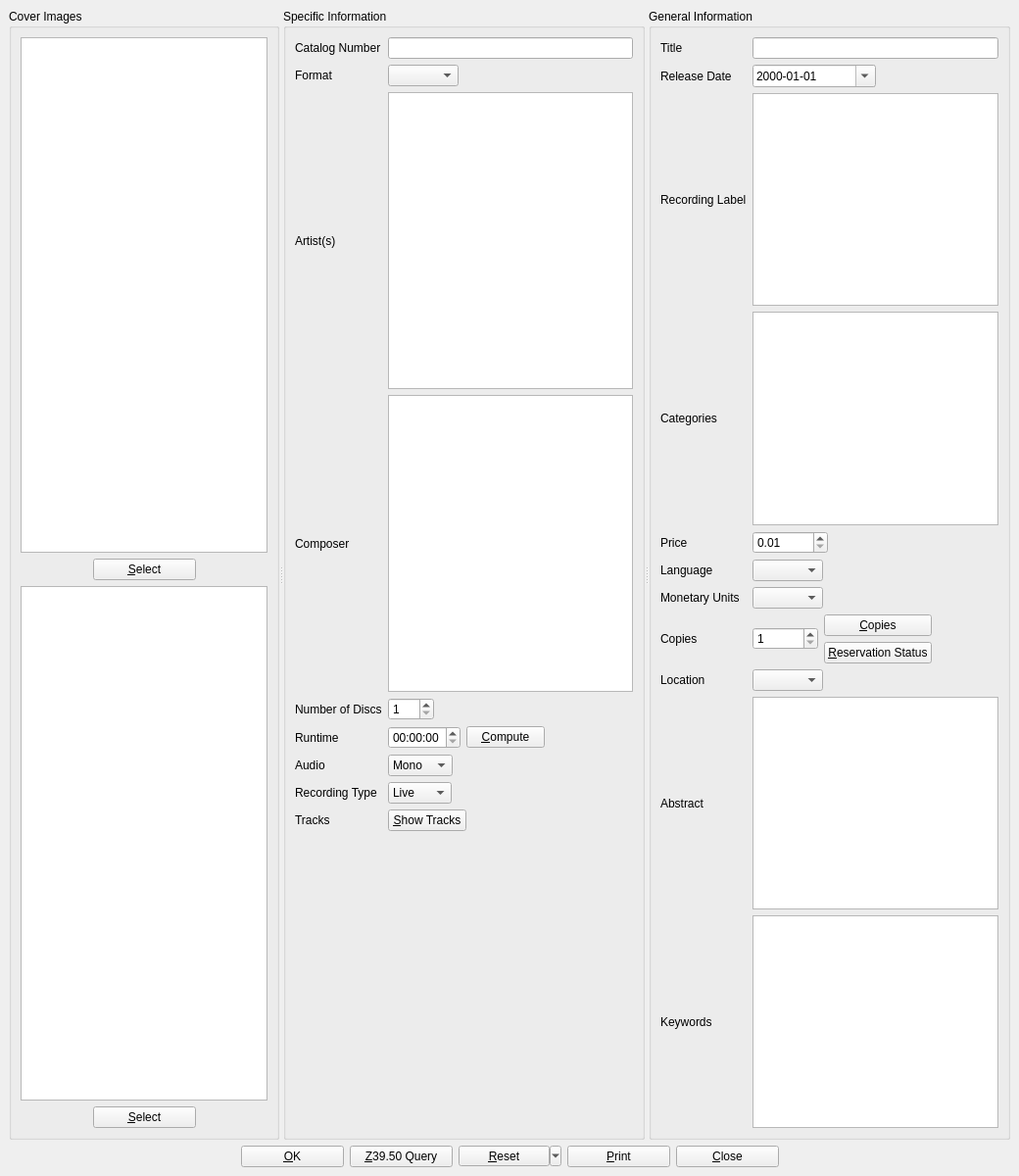
<?xml version="1.0" encoding="UTF-8"?>
<ui version="4.0">
 <class>cdDialog</class>
 <widget class="QMainWindow" name="cdDialog">
  <property name="geometry">
   <rect>
    <x>0</x>
    <y>0</y>
    <width>1040</width>
    <height>1200</height>
   </rect>
  </property>
  <property name="windowTitle">
   <string>BiblioteQ</string>
  </property>
  <property name="windowIcon">
   <iconset resource="../Icons/icons.qrc">
    <normaloff>:/book.png</normaloff>:/book.png</iconset>
  </property>
  <widget class="QWidget" name="centralwidget">
   <layout class="QVBoxLayout">
    <item>
     <widget class="QScrollArea" name="scrollArea">
      <property name="frameShape">
       <enum>QFrame::NoFrame</enum>
      </property>
      <property name="widgetResizable">
       <bool>true</bool>
      </property>
      <widget class="QWidget" name="scrollAreaWidgetContents">
       <property name="geometry">
        <rect>
         <x>0</x>
         <y>0</y>
         <width>1022</width>
         <height>1140</height>
        </rect>
       </property>
       <layout class="QVBoxLayout" name="verticalLayout">
        <property name="spacing">
         <number>0</number>
        </property>
        <property name="margin">
         <number>0</number>
        </property>
        <item>
         <widget class="QSplitter" name="splitter">
          <property name="orientation">
           <enum>Qt::Horizontal</enum>
          </property>
          <widget class="QGroupBox" name="coverImages">
           <property name="title">
            <string>Cover Images</string>
           </property>
           <layout class="QVBoxLayout">
            <item>
             <widget class="biblioteq_image_drop_site" name="front_image">
              <property name="minimumSize">
               <size>
                <width>150</width>
                <height>200</height>
               </size>
              </property>
              <property name="toolTip">
               <string>Front Cover Image</string>
              </property>
             </widget>
            </item>
            <item>
             <layout class="QHBoxLayout">
              <item>
               <spacer>
                <property name="orientation">
                 <enum>Qt::Horizontal</enum>
                </property>
                <property name="sizeHint" stdset="0">
                 <size>
                  <width>40</width>
                  <height>20</height>
                 </size>
                </property>
               </spacer>
              </item>
              <item>
               <widget class="QPushButton" name="frontButton">
                <property name="minimumSize">
                 <size>
                  <width>105</width>
                  <height>0</height>
                 </size>
                </property>
                <property name="text">
                 <string>&amp;Select</string>
                </property>
                <property name="icon">
                 <iconset resource="../Icons/icons.qrc">
                  <normaloff>:/16x16/fileopen.png</normaloff>:/16x16/fileopen.png</iconset>
                </property>
               </widget>
              </item>
              <item>
               <spacer>
                <property name="orientation">
                 <enum>Qt::Horizontal</enum>
                </property>
                <property name="sizeHint" stdset="0">
                 <size>
                  <width>40</width>
                  <height>20</height>
                 </size>
                </property>
               </spacer>
              </item>
             </layout>
            </item>
            <item>
             <widget class="biblioteq_image_drop_site" name="back_image">
              <property name="minimumSize">
               <size>
                <width>150</width>
                <height>200</height>
               </size>
              </property>
              <property name="toolTip">
               <string>Back Cover Image</string>
              </property>
             </widget>
            </item>
            <item>
             <layout class="QHBoxLayout">
              <item>
               <spacer>
                <property name="orientation">
                 <enum>Qt::Horizontal</enum>
                </property>
                <property name="sizeHint" stdset="0">
                 <size>
                  <width>40</width>
                  <height>20</height>
                 </size>
                </property>
               </spacer>
              </item>
              <item>
               <widget class="QPushButton" name="backButton">
                <property name="minimumSize">
                 <size>
                  <width>105</width>
                  <height>0</height>
                 </size>
                </property>
                <property name="text">
                 <string>&amp;Select</string>
                </property>
                <property name="icon">
                 <iconset resource="../Icons/icons.qrc">
                  <normaloff>:/16x16/fileopen.png</normaloff>:/16x16/fileopen.png</iconset>
                </property>
               </widget>
              </item>
              <item>
               <spacer>
                <property name="orientation">
                 <enum>Qt::Horizontal</enum>
                </property>
                <property name="sizeHint" stdset="0">
                 <size>
                  <width>40</width>
                  <height>20</height>
                 </size>
                </property>
               </spacer>
              </item>
             </layout>
            </item>
           </layout>
          </widget>
          <widget class="QGroupBox" name="groupBox">
           <property name="title">
            <string>Specific Information</string>
           </property>
           <layout class="QGridLayout">
            <item row="0" column="0">
             <widget class="QLabel" name="label">
              <property name="text">
               <string>Catalog Number</string>
              </property>
             </widget>
            </item>
            <item row="0" column="1">
             <widget class="QLineEdit" name="id">
              <property name="maxLength">
               <number>32</number>
              </property>
             </widget>
            </item>
            <item row="1" column="0">
             <widget class="QLabel" name="label_12">
              <property name="text">
               <string>Format</string>
              </property>
             </widget>
            </item>
            <item row="1" column="1">
             <layout class="QHBoxLayout">
              <item>
               <widget class="QComboBox" name="format">
                <property name="currentIndex">
                 <number>-1</number>
                </property>
                <property name="sizeAdjustPolicy">
                 <enum>QComboBox::AdjustToContents</enum>
                </property>
               </widget>
              </item>
              <item>
               <spacer>
                <property name="orientation">
                 <enum>Qt::Horizontal</enum>
                </property>
                <property name="sizeHint" stdset="0">
                 <size>
                  <width>40</width>
                  <height>20</height>
                 </size>
                </property>
               </spacer>
              </item>
             </layout>
            </item>
            <item row="2" column="0">
             <widget class="QLabel" name="label_9">
              <property name="text">
               <string>Artist(s)</string>
              </property>
             </widget>
            </item>
            <item row="2" column="1">
             <widget class="biblioteq_hyperlinked_text_edit" name="artist">
              <property name="verticalScrollBarPolicy">
               <enum>Qt::ScrollBarAlwaysOff</enum>
              </property>
              <property name="horizontalScrollBarPolicy">
               <enum>Qt::ScrollBarAlwaysOff</enum>
              </property>
              <property name="tabChangesFocus">
               <bool>true</bool>
              </property>
              <property name="readOnly">
               <bool>false</bool>
              </property>
              <property name="textInteractionFlags">
               <set>Qt::LinksAccessibleByKeyboard|Qt::LinksAccessibleByMouse|Qt::TextBrowserInteraction|Qt::TextEditable|Qt::TextEditorInteraction|Qt::TextSelectableByKeyboard|Qt::TextSelectableByMouse</set>
              </property>
              <property name="openLinks">
               <bool>false</bool>
              </property>
             </widget>
            </item>
            <item row="4" column="0">
             <widget class="QLabel" name="label_5">
              <property name="text">
               <string>Number of Discs</string>
              </property>
             </widget>
            </item>
            <item row="4" column="1">
             <layout class="QHBoxLayout">
              <item>
               <widget class="QSpinBox" name="no_of_discs">
                <property name="minimum">
                 <number>1</number>
                </property>
                <property name="maximum">
                 <number>100</number>
                </property>
               </widget>
              </item>
              <item>
               <spacer>
                <property name="orientation">
                 <enum>Qt::Horizontal</enum>
                </property>
                <property name="sizeHint" stdset="0">
                 <size>
                  <width>40</width>
                  <height>20</height>
                 </size>
                </property>
               </spacer>
              </item>
             </layout>
            </item>
            <item row="5" column="0">
             <widget class="QLabel" name="label_6">
              <property name="text">
               <string>Runtime</string>
              </property>
             </widget>
            </item>
            <item row="5" column="1">
             <layout class="QHBoxLayout">
              <item>
               <widget class="QTimeEdit" name="runtime">
                <property name="displayFormat">
                 <string>hh:mm:ss</string>
                </property>
               </widget>
              </item>
              <item>
               <widget class="QPushButton" name="computeButton">
                <property name="text">
                 <string>&amp;Compute</string>
                </property>
                <property name="icon">
                 <iconset resource="../Icons/icons.qrc">
                  <normaloff>:/16x16/sum.png</normaloff>:/16x16/sum.png</iconset>
                </property>
               </widget>
              </item>
              <item>
               <spacer>
                <property name="orientation">
                 <enum>Qt::Horizontal</enum>
                </property>
                <property name="sizeHint" stdset="0">
                 <size>
                  <width>40</width>
                  <height>20</height>
                 </size>
                </property>
               </spacer>
              </item>
             </layout>
            </item>
            <item row="6" column="0">
             <widget class="QLabel" name="label_18">
              <property name="text">
               <string>Audio</string>
              </property>
             </widget>
            </item>
            <item row="6" column="1">
             <layout class="QHBoxLayout">
              <item>
               <widget class="QComboBox" name="audio">
                <property name="sizeAdjustPolicy">
                 <enum>QComboBox::AdjustToContents</enum>
                </property>
                <item>
                 <property name="text">
                  <string>Mono</string>
                 </property>
                </item>
                <item>
                 <property name="text">
                  <string>Stereo</string>
                 </property>
                </item>
               </widget>
              </item>
              <item>
               <spacer>
                <property name="orientation">
                 <enum>Qt::Horizontal</enum>
                </property>
                <property name="sizeHint" stdset="0">
                 <size>
                  <width>40</width>
                  <height>20</height>
                 </size>
                </property>
               </spacer>
              </item>
             </layout>
            </item>
            <item row="7" column="0">
             <widget class="QLabel" name="label_17">
              <property name="text">
               <string>Recording Type</string>
              </property>
             </widget>
            </item>
            <item row="7" column="1">
             <layout class="QHBoxLayout">
              <item>
               <widget class="QComboBox" name="recording_type">
                <property name="sizeAdjustPolicy">
                 <enum>QComboBox::AdjustToContents</enum>
                </property>
                <item>
                 <property name="text">
                  <string>Live</string>
                 </property>
                </item>
                <item>
                 <property name="text">
                  <string>Studio</string>
                 </property>
                </item>
               </widget>
              </item>
              <item>
               <spacer>
                <property name="orientation">
                 <enum>Qt::Horizontal</enum>
                </property>
                <property name="sizeHint" stdset="0">
                 <size>
                  <width>40</width>
                  <height>20</height>
                 </size>
                </property>
               </spacer>
              </item>
             </layout>
            </item>
            <item row="8" column="0">
             <widget class="QLabel" name="tracks_lbl">
              <property name="text">
               <string>Tracks</string>
              </property>
             </widget>
            </item>
            <item row="9" column="0">
             <spacer>
              <property name="orientation">
               <enum>Qt::Vertical</enum>
              </property>
              <property name="sizeHint" stdset="0">
               <size>
                <width>20</width>
                <height>40</height>
               </size>
              </property>
             </spacer>
            </item>
            <item row="8" column="1">
             <layout class="QHBoxLayout">
              <item>
               <widget class="QPushButton" name="tracksButton">
                <property name="text">
                 <string>&amp;Show Tracks</string>
                </property>
                <property name="icon">
                 <iconset resource="../Icons/icons.qrc">
                  <normaloff>:/16x16/edittracks.png</normaloff>:/16x16/edittracks.png</iconset>
                </property>
               </widget>
              </item>
              <item>
               <spacer>
                <property name="orientation">
                 <enum>Qt::Horizontal</enum>
                </property>
                <property name="sizeHint" stdset="0">
                 <size>
                  <width>40</width>
                  <height>20</height>
                 </size>
                </property>
               </spacer>
              </item>
             </layout>
            </item>
            <item row="3" column="0">
             <widget class="QLabel" name="composer_label">
              <property name="text">
               <string>Composer</string>
              </property>
             </widget>
            </item>
            <item row="3" column="1">
             <widget class="QTextEdit" name="composer"/>
            </item>
           </layout>
          </widget>
          <widget class="QGroupBox" name="groupBox_2">
           <property name="title">
            <string>General Information</string>
           </property>
           <layout class="QGridLayout">
            <item row="0" column="0">
             <widget class="QLabel" name="label_2">
              <property name="text">
               <string>Title</string>
              </property>
             </widget>
            </item>
            <item row="0" column="1">
             <widget class="QLineEdit" name="title"/>
            </item>
            <item row="1" column="0">
             <widget class="QLabel" name="label_13">
              <property name="text">
               <string>Release Date</string>
              </property>
             </widget>
            </item>
            <item row="1" column="1">
             <layout class="QHBoxLayout">
              <item>
               <widget class="QDateEdit" name="release_date">
                <property name="sizePolicy">
                 <sizepolicy hsizetype="Expanding" vsizetype="Fixed">
                  <horstretch>0</horstretch>
                  <verstretch>0</verstretch>
                 </sizepolicy>
                </property>
                <property name="displayFormat">
                 <string>yyyy-MM-dd</string>
                </property>
                <property name="calendarPopup">
                 <bool>true</bool>
                </property>
               </widget>
              </item>
              <item>
               <spacer>
                <property name="orientation">
                 <enum>Qt::Horizontal</enum>
                </property>
                <property name="sizeHint" stdset="0">
                 <size>
                  <width>40</width>
                  <height>20</height>
                 </size>
                </property>
               </spacer>
              </item>
             </layout>
            </item>
            <item row="2" column="0">
             <widget class="QLabel" name="label_14">
              <property name="text">
               <string>Recording Label</string>
              </property>
             </widget>
            </item>
            <item row="2" column="1">
             <widget class="biblioteq_hyperlinked_text_edit" name="recording_label">
              <property name="verticalScrollBarPolicy">
               <enum>Qt::ScrollBarAlwaysOff</enum>
              </property>
              <property name="horizontalScrollBarPolicy">
               <enum>Qt::ScrollBarAlwaysOff</enum>
              </property>
              <property name="tabChangesFocus">
               <bool>true</bool>
              </property>
              <property name="readOnly">
               <bool>false</bool>
              </property>
              <property name="textInteractionFlags">
               <set>Qt::LinksAccessibleByKeyboard|Qt::LinksAccessibleByMouse|Qt::TextBrowserInteraction|Qt::TextEditable|Qt::TextEditorInteraction|Qt::TextSelectableByKeyboard|Qt::TextSelectableByMouse</set>
              </property>
              <property name="openLinks">
               <bool>false</bool>
              </property>
             </widget>
            </item>
            <item row="3" column="0">
             <widget class="QLabel" name="label_15">
              <property name="text">
               <string>Categories</string>
              </property>
             </widget>
            </item>
            <item row="4" column="0">
             <widget class="QLabel" name="label_16">
              <property name="text">
               <string>Price</string>
              </property>
             </widget>
            </item>
            <item row="4" column="1">
             <widget class="QDoubleSpinBox" name="price">
              <property name="sizePolicy">
               <sizepolicy hsizetype="Fixed" vsizetype="Fixed">
                <horstretch>0</horstretch>
                <verstretch>0</verstretch>
               </sizepolicy>
              </property>
              <property name="minimum">
               <double>0.010000000000000</double>
              </property>
              <property name="maximum">
               <double>10000.000000000000000</double>
              </property>
              <property name="singleStep">
               <double>0.010000000000000</double>
              </property>
              <property name="value">
               <double>0.010000000000000</double>
              </property>
             </widget>
            </item>
            <item row="5" column="0">
             <widget class="QLabel" name="label_4">
              <property name="text">
               <string>Language</string>
              </property>
             </widget>
            </item>
            <item row="5" column="1">
             <layout class="QHBoxLayout">
              <item>
               <widget class="QComboBox" name="language">
                <property name="sizeAdjustPolicy">
                 <enum>QComboBox::AdjustToContents</enum>
                </property>
               </widget>
              </item>
              <item>
               <spacer>
                <property name="orientation">
                 <enum>Qt::Horizontal</enum>
                </property>
                <property name="sizeHint" stdset="0">
                 <size>
                  <width>40</width>
                  <height>20</height>
                 </size>
                </property>
               </spacer>
              </item>
             </layout>
            </item>
            <item row="6" column="0">
             <widget class="QLabel" name="label_3">
              <property name="text">
               <string>Monetary Units</string>
              </property>
             </widget>
            </item>
            <item row="6" column="1">
             <widget class="QComboBox" name="monetary_units">
              <property name="sizePolicy">
               <sizepolicy hsizetype="Fixed" vsizetype="Fixed">
                <horstretch>0</horstretch>
                <verstretch>0</verstretch>
               </sizepolicy>
              </property>
              <property name="sizeAdjustPolicy">
               <enum>QComboBox::AdjustToContents</enum>
              </property>
             </widget>
            </item>
            <item row="7" column="0">
             <widget class="QLabel" name="label_8">
              <property name="text">
               <string>Copies</string>
              </property>
             </widget>
            </item>
            <item row="7" column="1">
             <layout class="QHBoxLayout">
              <item>
               <widget class="QSpinBox" name="quantity">
                <property name="minimum">
                 <number>1</number>
                </property>
                <property name="maximum">
                 <number>999999999</number>
                </property>
                <property name="value">
                 <number>1</number>
                </property>
               </widget>
              </item>
              <item>
               <layout class="QGridLayout">
                <item row="0" column="0">
                 <widget class="QPushButton" name="copiesButton">
                  <property name="text">
                   <string>&amp;Copies</string>
                  </property>
                  <property name="icon">
                   <iconset resource="../Icons/icons.qrc">
                    <normaloff>:/16x16/editcopy.png</normaloff>:/16x16/editcopy.png</iconset>
                  </property>
                 </widget>
                </item>
                <item row="1" column="0">
                 <widget class="QPushButton" name="showUserButton">
                  <property name="text">
                   <string>&amp;Reservation Status</string>
                  </property>
                  <property name="icon">
                   <iconset resource="../Icons/icons.qrc">
                    <normaloff>:/16x16/members.png</normaloff>:/16x16/members.png</iconset>
                  </property>
                 </widget>
                </item>
               </layout>
              </item>
              <item>
               <spacer>
                <property name="orientation">
                 <enum>Qt::Horizontal</enum>
                </property>
                <property name="sizeHint" stdset="0">
                 <size>
                  <width>40</width>
                  <height>20</height>
                 </size>
                </property>
               </spacer>
              </item>
             </layout>
            </item>
            <item row="8" column="0">
             <widget class="QLabel" name="label_10">
              <property name="text">
               <string>Location</string>
              </property>
             </widget>
            </item>
            <item row="8" column="1">
             <layout class="QHBoxLayout">
              <item>
               <widget class="QComboBox" name="location">
                <property name="sizeAdjustPolicy">
                 <enum>QComboBox::AdjustToContents</enum>
                </property>
               </widget>
              </item>
              <item>
               <spacer>
                <property name="orientation">
                 <enum>Qt::Horizontal</enum>
                </property>
                <property name="sizeHint" stdset="0">
                 <size>
                  <width>40</width>
                  <height>20</height>
                 </size>
                </property>
               </spacer>
              </item>
             </layout>
            </item>
            <item row="9" column="0">
             <widget class="QLabel" name="label_7">
              <property name="text">
               <string>Abstract</string>
              </property>
             </widget>
            </item>
            <item row="9" column="1">
             <widget class="QTextEdit" name="description">
              <property name="tabChangesFocus">
               <bool>true</bool>
              </property>
              <property name="acceptRichText">
               <bool>false</bool>
              </property>
             </widget>
            </item>
            <item row="3" column="1">
             <widget class="biblioteq_hyperlinked_text_edit" name="category">
              <property name="tabChangesFocus">
               <bool>true</bool>
              </property>
              <property name="readOnly">
               <bool>false</bool>
              </property>
              <property name="textInteractionFlags">
               <set>Qt::LinksAccessibleByKeyboard|Qt::LinksAccessibleByMouse|Qt::TextBrowserInteraction|Qt::TextEditable|Qt::TextEditorInteraction|Qt::TextSelectableByKeyboard|Qt::TextSelectableByMouse</set>
              </property>
              <property name="openLinks">
               <bool>false</bool>
              </property>
             </widget>
            </item>
            <item row="10" column="0">
             <widget class="QLabel" name="label_11">
              <property name="text">
               <string>Keywords</string>
              </property>
             </widget>
            </item>
            <item row="10" column="1">
             <widget class="biblioteq_hyperlinked_text_edit" name="keyword">
              <property name="tabChangesFocus">
               <bool>true</bool>
              </property>
              <property name="readOnly">
               <bool>false</bool>
              </property>
              <property name="textInteractionFlags">
               <set>Qt::LinksAccessibleByKeyboard|Qt::LinksAccessibleByMouse|Qt::TextBrowserInteraction|Qt::TextEditable|Qt::TextEditorInteraction|Qt::TextSelectableByKeyboard|Qt::TextSelectableByMouse</set>
              </property>
              <property name="openLinks">
               <bool>false</bool>
              </property>
             </widget>
            </item>
           </layout>
          </widget>
         </widget>
        </item>
       </layout>
      </widget>
     </widget>
    </item>
    <item>
     <layout class="QHBoxLayout">
      <item>
       <spacer>
        <property name="orientation">
         <enum>Qt::Horizontal</enum>
        </property>
        <property name="sizeHint" stdset="0">
         <size>
          <width>40</width>
          <height>20</height>
         </size>
        </property>
       </spacer>
      </item>
      <item>
       <widget class="QPushButton" name="okButton">
        <property name="sizePolicy">
         <sizepolicy hsizetype="Fixed" vsizetype="Fixed">
          <horstretch>0</horstretch>
          <verstretch>0</verstretch>
         </sizepolicy>
        </property>
        <property name="minimumSize">
         <size>
          <width>105</width>
          <height>0</height>
         </size>
        </property>
        <property name="text">
         <string>&amp;OK</string>
        </property>
        <property name="icon">
         <iconset resource="../Icons/icons.qrc">
          <normaloff>:/16x16/ok.png</normaloff>:/16x16/ok.png</iconset>
        </property>
       </widget>
      </item>
      <item>
       <widget class="QPushButton" name="queryButton">
        <property name="minimumSize">
         <size>
          <width>105</width>
          <height>0</height>
         </size>
        </property>
        <property name="text">
         <string>&amp;Z39.50 Query</string>
        </property>
        <property name="icon">
         <iconset resource="../Icons/icons.qrc">
          <normaloff>:/16x16/down.png</normaloff>:/16x16/down.png</iconset>
        </property>
       </widget>
      </item>
      <item>
       <widget class="QToolButton" name="resetButton">
        <property name="minimumSize">
         <size>
          <width>105</width>
          <height>0</height>
         </size>
        </property>
        <property name="text">
         <string>&amp;Reset</string>
        </property>
        <property name="popupMode">
         <enum>QToolButton::MenuButtonPopup</enum>
        </property>
        <property name="arrowType">
         <enum>Qt::NoArrow</enum>
        </property>
       </widget>
      </item>
      <item>
       <widget class="QPushButton" name="printButton">
        <property name="minimumSize">
         <size>
          <width>105</width>
          <height>0</height>
         </size>
        </property>
        <property name="text">
         <string>&amp;Print</string>
        </property>
        <property name="icon">
         <iconset resource="../Icons/icons.qrc">
          <normaloff>:/16x16/fileprint.png</normaloff>:/16x16/fileprint.png</iconset>
        </property>
       </widget>
      </item>
      <item>
       <widget class="QPushButton" name="cancelButton">
        <property name="minimumSize">
         <size>
          <width>105</width>
          <height>0</height>
         </size>
        </property>
        <property name="text">
         <string>&amp;Close</string>
        </property>
        <property name="icon">
         <iconset resource="../Icons/icons.qrc">
          <normaloff>:/16x16/cancel.png</normaloff>:/16x16/cancel.png</iconset>
        </property>
       </widget>
      </item>
      <item>
       <spacer>
        <property name="orientation">
         <enum>Qt::Horizontal</enum>
        </property>
        <property name="sizeHint" stdset="0">
         <size>
          <width>40</width>
          <height>20</height>
         </size>
        </property>
       </spacer>
      </item>
     </layout>
    </item>
   </layout>
  </widget>
 </widget>
 <customwidgets>
  <customwidget>
   <class>biblioteq_image_drop_site</class>
   <extends>QGraphicsView</extends>
   <header>biblioteq_image_drop_site.h</header>
  </customwidget>
  <customwidget>
   <class>biblioteq_hyperlinked_text_edit</class>
   <extends>QTextBrowser</extends>
   <header>biblioteq_hyperlinked_text_edit.h</header>
  </customwidget>
 </customwidgets>
 <tabstops>
  <tabstop>scrollArea</tabstop>
  <tabstop>front_image</tabstop>
  <tabstop>frontButton</tabstop>
  <tabstop>back_image</tabstop>
  <tabstop>backButton</tabstop>
  <tabstop>id</tabstop>
  <tabstop>format</tabstop>
  <tabstop>artist</tabstop>
  <tabstop>composer</tabstop>
  <tabstop>no_of_discs</tabstop>
  <tabstop>runtime</tabstop>
  <tabstop>computeButton</tabstop>
  <tabstop>audio</tabstop>
  <tabstop>recording_type</tabstop>
  <tabstop>tracksButton</tabstop>
  <tabstop>title</tabstop>
  <tabstop>release_date</tabstop>
  <tabstop>recording_label</tabstop>
  <tabstop>category</tabstop>
  <tabstop>price</tabstop>
  <tabstop>language</tabstop>
  <tabstop>monetary_units</tabstop>
  <tabstop>quantity</tabstop>
  <tabstop>copiesButton</tabstop>
  <tabstop>showUserButton</tabstop>
  <tabstop>location</tabstop>
  <tabstop>description</tabstop>
  <tabstop>keyword</tabstop>
  <tabstop>okButton</tabstop>
  <tabstop>queryButton</tabstop>
  <tabstop>resetButton</tabstop>
  <tabstop>printButton</tabstop>
  <tabstop>cancelButton</tabstop>
 </tabstops>
 <resources>
  <include location="../Icons/icons.qrc"/>
 </resources>
 <connections/>
</ui>
